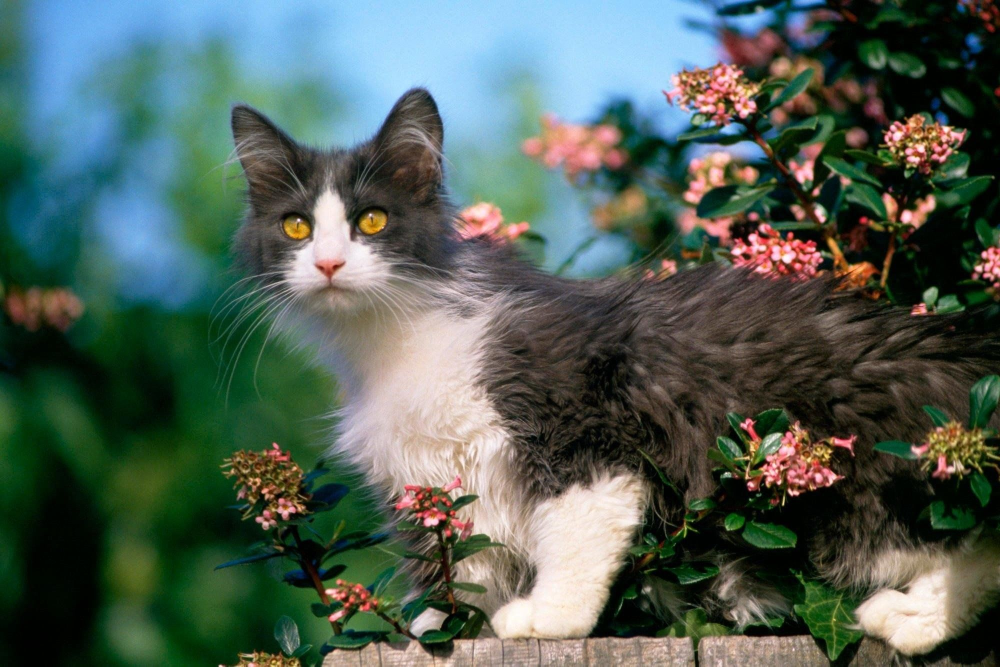
#> input picture kat.jpg, 2000 x 1333 px, found by its file name (shown at 1/2 size)
$ python modul_11_1_1ver.py
#> lines starting #> are read from the running program, lines starting #| are printed output that depends on the picture
#> ``:
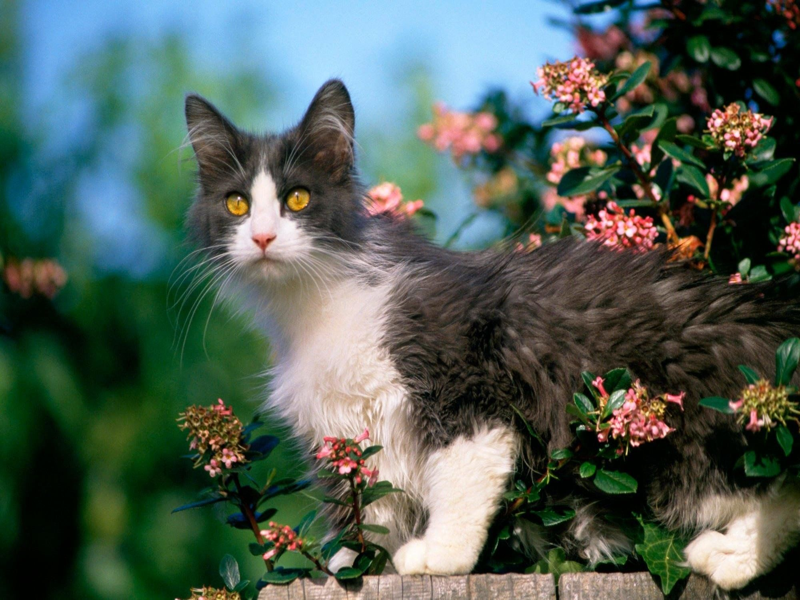
#> saved as kat_image.jpg: PIL image 800x600 RGB; mean R, G, B 80.5, 95.8, 87
import requests
import pandas as pd
import numpy as np
import matplotlib.pyplot as plt
from pprint import pprint
from PIL import Image, ImageFilter


class Pillow:
    image = Image.open(r'C:\Users\PC\Desktop\Universitet\Python\Modul11\kat.jpg')
    resized_image = image.resize((800, 600))  # изменение размера 800 x 600
    resized_image.save(r'C:\Users\PC\Desktop\Universitet\Python\Modul11\kat_image.jpg')
    print('Изменение размера картинки')
    print()

    image = Image.open(r'C:\Users\PC\Desktop\Universitet\Python\Modul11\kat.jpg')
    blurred_image = image.filter(ImageFilter.BLUR)  # применить эффект
    blurred_image.save('kat_image1.jpg')
    print('Размытие картинки')
    print()

    image = Image.open(r'C:\Users\PC\Desktop\Universitet\Python\Modul11\kat.jpg')
    image.save('kat_image2.gif')  # конвертация в формат GIF
    print('Формат GIF')
    print()

URL = 'https://www.cbr-xml-daily.ru/daily_json.js'

#Данные о курсах валют
#> (the run stopped early here; a loop or call above may not have finished)
